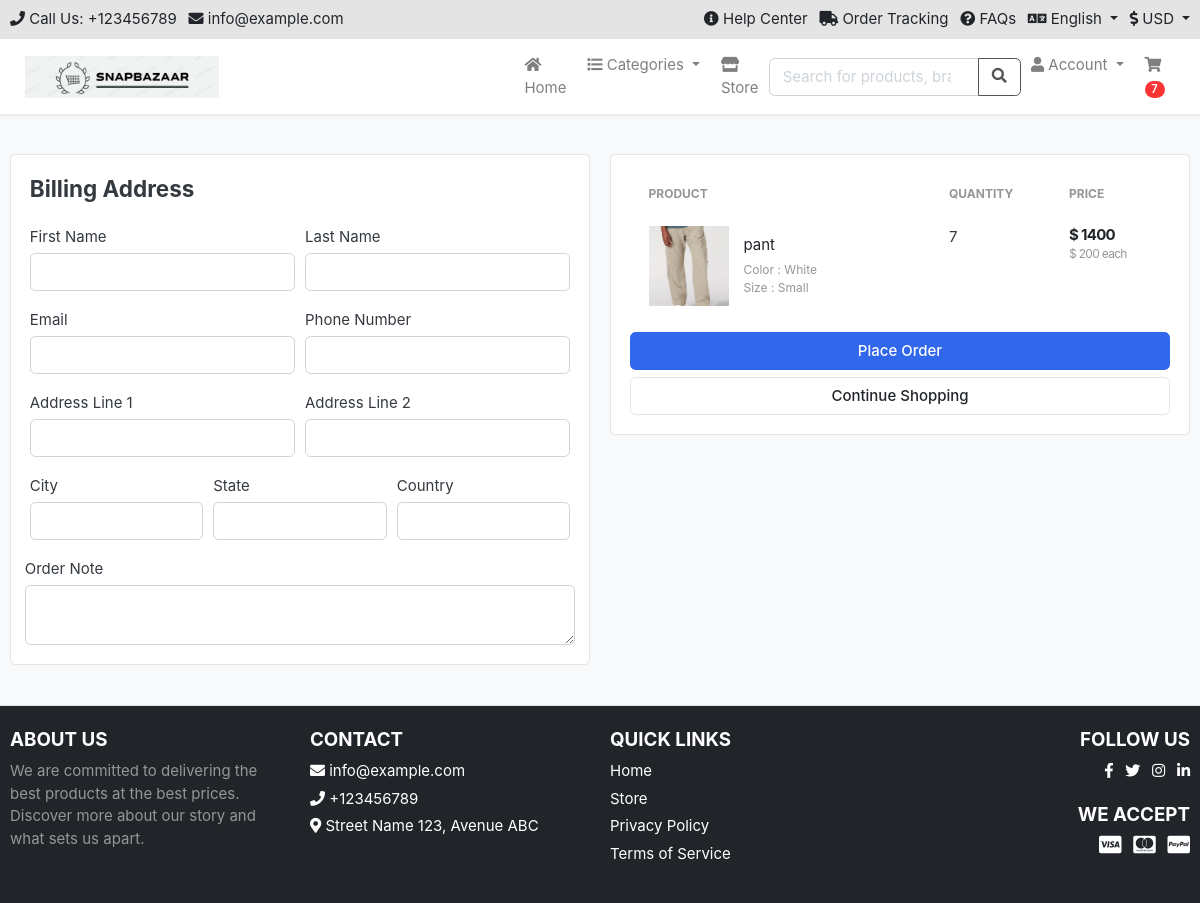
The app's page /Cart/checkout/ (signed in) with its own data.
### Cart/models.py (models this page shows, shortened)
class CartItem(models.Model):
    user = models.ForeignKey(settings.AUTH_USER_MODEL, on_delete=models.CASCADE, null=True, blank=True)
    product = models.ForeignKey(Product, on_delete=models.CASCADE)
    variations = models.ManyToManyField(Variation, blank=True)
    cart = models.ForeignKey(Cart, on_delete=models.CASCADE, null=True, blank=True)
    quantity = models.PositiveIntegerField(default=1)
    is_active = models.BooleanField(default=True)
    def sub_total(self):
        return self.product.price * self.quantity
    class Meta:
        unique_together = ('user', 'product', 'cart')

### Store/models.py (models this page shows, shortened)
class Product(models.Model):
    product_name    = models.CharField(max_length=200, unique=True)
    slug            = models.SlugField(max_length=200, unique=True)
    description     = models.TextField(max_length=500, blank=True)
    price           = models.IntegerField()
    images          = models.ImageField(upload_to='photos/products')
    stock           = models.IntegerField()
    is_available    = models.BooleanField(default=True)
    category        = models.ForeignKey(Category, on_delete=models.CASCADE)
    created_date    = models.DateTimeField(auto_now_add=True)
    modified_date   = models.DateTimeField(auto_now=True)
    def get_url(self):
        return reverse('product_detail', args=[self.category.slug, self.slug])

class Variation(models.Model):
    product = models.ForeignKey(Product, on_delete=models.CASCADE)
    variation_category = models.CharField(max_length=100, choices=variation_category_choice)
    variation_value     = models.CharField(max_length=100)
    is_active           = models.BooleanField(default=True)
    created_date        = models.DateTimeField(auto_now=True)
    objects = VariationManager()

### Cart/views.py (the view)
# urls.py: path('checkout/', views.checkout, name='checkout'),
@login_required(login_url='login')
def checkout(request, total=0, quantity=0, cart_items=None):
    try:
        tax = 0
        grand_total = 0
        if request.user.is_authenticated:
            cart_items = CartItem.objects.filter(user=request.user, is_active=True)
        else:
            cart = Cart.objects.get(cart_id=_cart_id(request))
            cart_items = CartItem.objects.filter(cart=cart, is_active=True)
        for cart_item in cart_items:
            total += (cart_item.product.price * cart_item.quantity)
            quantity += cart_item.quantity
        tax = (2 * total)/100
        grand_total = total + tax
    except ObjectDoesNotExist:
        pass #just ignore
    context = {
        'total': total,
        'quantity': quantity,
        'cart_items': cart_items,
        'tax'       : tax,
        'grand_total': grand_total,
    }
    return render(request, 'store/checkout.html', context)

### Cart/context_processors.py (called while the page is built)
def counter(request):
    cart_count = 0
    if 'admin' in request.path:
        return {}
    else:
        try:
            cart = Cart.objects.filter(cart_id=_cart_id(request))
            if request.user.is_authenticated:
                cart_items = CartItem.objects.all().filter(user=request.user)
            else:
                cart_items = CartItem.objects.all().filter(cart=cart[:1])
            for cart_item in cart_items:
                cart_count += cart_item.quantity
        except Cart.DoesNotExist:
            cart_count = 0
    return dict(cart_count=cart_count)

### Cart/views.py (called while the page is built)
def _cart_id(request):
    cart = request.session.session_key
    if not cart:
        cart = request.session.create()
    return cart

### Category/context_processors.py (called while the page is built)
def menu_links(request):
    link = Category.objects.all()
    return {'link': link}

### Category/models.py (called while the page is built)
    def get_url(self):
        return reverse('products_by_category', args=[self.slug,])

### templates/Store/checkout.html (shortened to what this page needs)
{% extends 'base.html' %}
{% load static %}
{% block content %}
<section class="section-content padding-y bg">
<div class="container">
<div class="row">
	<aside class="col-lg-6">
<div class="card">
  <div class="card-body">
    <h4 class="card-title mb-4">Billing Address</h4>
    <form action="{% url 'place_order' %}" method="POST">
      <div class="form-row">
        <div class="col form-group">
          <label for="">First Name</label>
          <input type="text" name="first_name" class="form-control" required>
        </div>
        <div class="col form-group">
          <label for="">Last Name</label>
          <input type="text" name="last_name" class="form-control" required>
        </div>
      </div>
      <div class="form-row">
        <div class="col form-group">
          <label for="">Email</label>
          <input type="email" name="email" class="form-control" required>
        </div>
        <div class="col form-group">
          <label for="">Phone Number</label>
          <input type="text" name="phone" class="form-control" required>
        </div>
      </div>
      <div class="form-row">
        <div class="col form-group">
          <label for="">Address Line 1</label>
          <input type="text" name="address_line_1" class="form-control" required>
        </div>
        <div class="col form-group">
          <label for="">Address Line 2</label>
          <input type="text" name="address_line_2" class="form-control">
        </div>
      </div>
      <div class="form-row">
        <div class="col form-group">
          <label for="">City</label>
          <input type="text" name="city" class="form-control" required>
        </div>
        <div class="col form-group">
          <label for="">State</label>
          <input type="text" name="state" class="form-control" required>
        </div>
        <div class="col form-group">
          <label for="">Country</label>
          <input type="text" name="country" class="form-control" required>
        </div>
        </div>
        <div class="form-row">
          <label for="">Order Note</label>
          <textarea name="order_note" rows="2" class="form-control"></textarea>
        </div>
  </div>
</div>
	</aside>
	<aside class="col-lg-6">
		<div class="card">
		<div class="card-body">
      <table class="table table-borderless table-shopping-cart">
      <thead class="text-muted">
      <tr class="small text-uppercase">
        <th scope="col">Product</th>
        <th scope="col" width="120">Quantity</th>
        <th scope="col" width="120">Price</th>
      </tr>
      </thead>
      <tbody>
      {% for cart_item in cart_items %}
      <tr>
      	<td>
      		<figure class="itemside align-items-center">
      			<div class="aside"><img src="{{ cart_item.product.images.url }}" class="img-sm"></div>
      			<figcaption class="info">
      				<a href="{{ cart_item.product.get_url }}" class="title text-dark">{{ cart_item.product.product_name }}</a>
      				<p class="text-muted small">
      					{% if cart_item.variations.all %}
      						{% for item in cart_item.variations.all %}
      							{{ item.variation_category | capfirst }} : {{ item.variation_value | capfirst }} <br>
      						{% endfor %}
      					{% endif %}
      				</p>
      			</figcaption>
      		</figure>
      	</td>
      	<td>
      				<label for="">{{cart_item.quantity}}</label>
      	</td>
      	<td>
      		<div class="price-wrap">
      			<var class="price">$ {{ cart_item.sub_total }}</var>
      			<small class="text-muted"> $ {{ cart_item.product.price }} each </small>
      		</div>
      	</td>
      </tr>
      {% endfor %}
      </tbody>
      </table>
      <button type="submit" name="submit" class="btn btn-primary btn-block">Place Order</button>
			<a href="{% url 'store' %}" class="btn btn-light btn-block">Continue Shopping</a>
		</div>
		</div>
</aside>
</div>
</div>
</section>
{% endblock %}

### static/css/ui.css (style rules this page uses)
html { font-family: "Inter", sans-serif; font-size: 15px; }
.price-wrap { letter-spacing: -0.7px; }
.img-xs, .img-sm, .img-md, .img-lg { -o-object-fit: cover; object-fit: cover; flex-shrink: 0; flex-grow: 0; }
.img-sm { width: 80px; height: 80px; }
.padding-y { padding-top: 40px; padding-bottom: 40px; }
var { font-style: normal; }
figure { margin-bottom: 0; }
article:after, .form-group:after { display: block; clear: both; content: ""; }
.bg { background-color: #f8f9fa; }
p:last-child { margin-bottom: 0; }
.btn-light { background-color: #fff; border-color: #e4e4e4; }
.itemside { position: relative; display: flex; width: 100%; }
.itemside .aside { position: relative; flex-shrink: 0; }
.itemside .info { padding-left: 15px; padding-right: 7px; }
.itemside p { margin-bottom: 0; }
.itemside .title { display: block; margin-bottom: 5px; color: #212529; }
.price { font-weight: 600; color: #212529; }
.table-shopping-cart.table td, .table-shopping-cart.table th { padding-left: 1.25rem; padding-right: 1.25rem; }
.table-shopping-cart .price-wrap { line-height: 1.2; }
.table-shopping-cart .price { font-weight: bold; margin-right: 5px; display: block; }

### records on screen
CartItem: product.images (picture), product.product_name "pant", quantity "7", sub_total "1400", product.price "200"
Variation: variation_category "Color", variation_value "White"
Variation: variation_category "Size", variation_value "Small"

### other values on screen
{{ cart_count }} "7"
